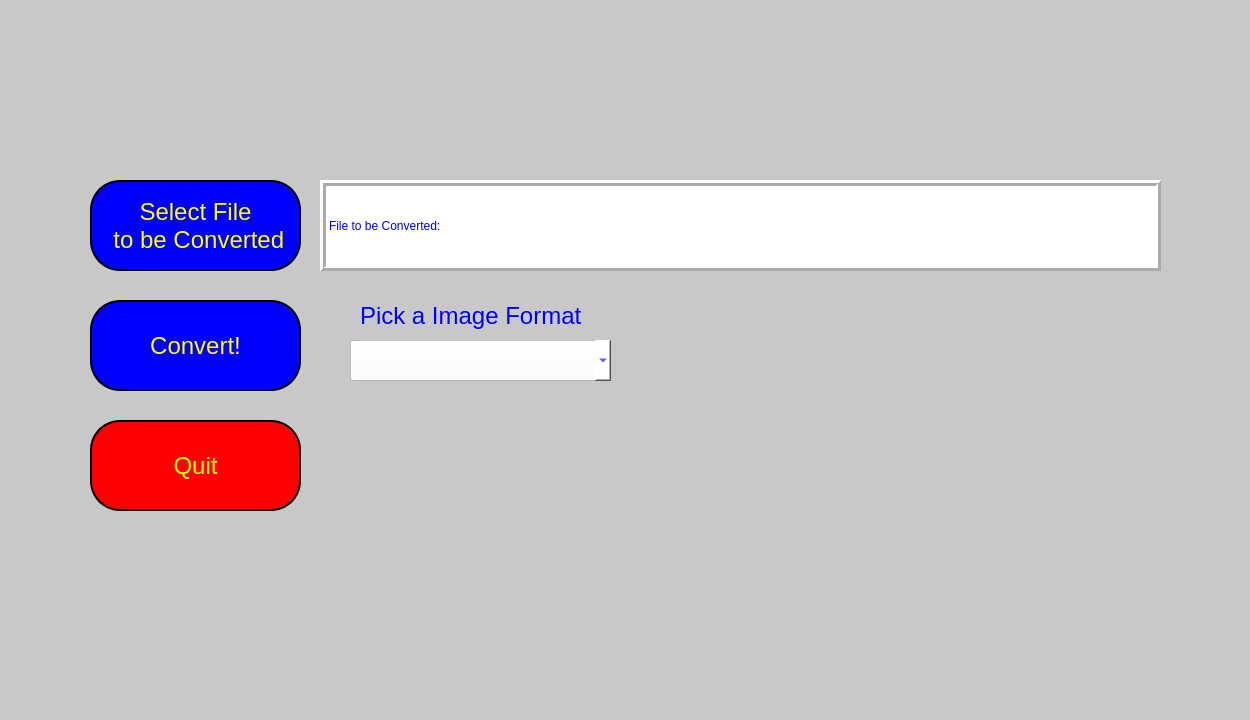
<?xml version="1.0" encoding="UTF-8"?>
<ui version="4.0">
 <class>ImageConverter</class>
 <widget class="QMainWindow" name="ImageConverter">
  <property name="geometry">
   <rect>
    <x>0</x>
    <y>0</y>
    <width>1250</width>
    <height>720</height>
   </rect>
  </property>
  <property name="windowTitle">
   <string>ImageConverter</string>
  </property>
  <property name="styleSheet">
   <string notr="true">background-color: rgb(200, 200, 200);</string>
  </property>
  <widget class="QWidget" name="centralwidget">
   <widget class="QPushButton" name="Button_Open_File">
    <property name="geometry">
     <rect>
      <x>90</x>
      <y>180</y>
      <width>211</width>
      <height>91</height>
     </rect>
    </property>
    <property name="font">
     <font>
      <pointsize>18</pointsize>
     </font>
    </property>
    <property name="styleSheet">
     <string notr="true">background-color: rgb(0, 0, 255);
border-radius:30px;
color: rgb(255, 255, 0);
border-style:outset;
border-width:2px;
border-color:black;
</string>
    </property>
    <property name="text">
     <string>Select File
 to be Converted</string>
    </property>
    <property name="default">
     <bool>false</bool>
    </property>
   </widget>
   <widget class="QLabel" name="Label_Open_File">
    <property name="geometry">
     <rect>
      <x>320</x>
      <y>180</y>
      <width>841</width>
      <height>91</height>
     </rect>
    </property>
    <property name="styleSheet">
     <string notr="true">background-color: rgb(255, 255, 255);
color: rgb(0, 0, 255);
</string>
    </property>
    <property name="frameShape">
     <enum>QFrame::Box</enum>
    </property>
    <property name="frameShadow">
     <enum>QFrame::Raised</enum>
    </property>
    <property name="lineWidth">
     <number>3</number>
    </property>
    <property name="text">
     <string>File to be Converted:</string>
    </property>
   </widget>
   <widget class="QComboBox" name="comboBox_imageFormat">
    <property name="geometry">
     <rect>
      <x>350</x>
      <y>340</y>
      <width>281</width>
      <height>41</height>
     </rect>
    </property>
    <property name="font">
     <font>
      <pointsize>14</pointsize>
     </font>
    </property>
    <property name="styleSheet">
     <string notr="true">QComboBox {
	background-color: rgb(255, 255, 255);
	
	color: rgb(0, 0, 255);
    margin-right: 20px;
}
QComboBox::drop-down {
    subcontrol-origin: margin;
}</string>
    </property>
   </widget>
   <widget class="QPushButton" name="Button_Convert">
    <property name="geometry">
     <rect>
      <x>90</x>
      <y>300</y>
      <width>211</width>
      <height>91</height>
     </rect>
    </property>
    <property name="font">
     <font>
      <pointsize>18</pointsize>
     </font>
    </property>
    <property name="styleSheet">
     <string notr="true">background-color: rgb(0, 0, 255);
border-radius:30px;
color: rgb(255, 255, 0);
border-style:outset;
border-width:2px;
border-color:black;</string>
    </property>
    <property name="text">
     <string>Convert!</string>
    </property>
   </widget>
   <widget class="QLabel" name="label_2">
    <property name="geometry">
     <rect>
      <x>360</x>
      <y>290</y>
      <width>231</width>
      <height>51</height>
     </rect>
    </property>
    <property name="font">
     <font>
      <pointsize>18</pointsize>
     </font>
    </property>
    <property name="styleSheet">
     <string notr="true">color: rgb(0, 0, 255);</string>
    </property>
    <property name="text">
     <string>Pick a Image Format </string>
    </property>
   </widget>
   <widget class="QPushButton" name="Button_Quit">
    <property name="geometry">
     <rect>
      <x>90</x>
      <y>420</y>
      <width>211</width>
      <height>91</height>
     </rect>
    </property>
    <property name="font">
     <font>
      <pointsize>18</pointsize>
     </font>
    </property>
    <property name="styleSheet">
     <string notr="true">background-color: rgb(255, 0, 0);
border-radius:30px;
color: rgb(255, 255, 0);
border-style:outset;
border-width:2px;
border-color:black;</string>
    </property>
    <property name="text">
     <string>Quit</string>
    </property>
   </widget>
  </widget>
  <widget class="QMenuBar" name="menubar">
   <property name="geometry">
    <rect>
     <x>0</x>
     <y>0</y>
     <width>1250</width>
     <height>21</height>
    </rect>
   </property>
  </widget>
  <widget class="QStatusBar" name="statusbar"/>
 </widget>
 <resources/>
 <connections/>
</ui>
